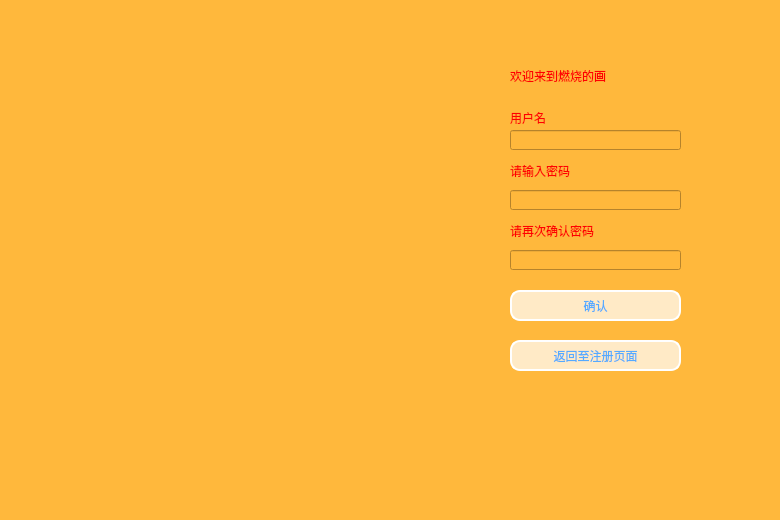
<?xml version="1.0" encoding="UTF-8"?>
<ui version="4.0">
 <class>Register</class>
 <widget class="QWidget" name="Register">
  <property name="geometry">
   <rect>
    <x>0</x>
    <y>0</y>
    <width>780</width>
    <height>520</height>
   </rect>
  </property>
  <property name="windowTitle">
   <string>Form</string>
  </property>
  <property name="styleSheet">
   <string notr="true">background-color: rgb(255, 184, 60);</string>
  </property>
  <widget class="QLabel" name="label_image">
   <property name="geometry">
    <rect>
     <x>29</x>
     <y>0</y>
     <width>401</width>
     <height>520</height>
    </rect>
   </property>
   <property name="text">
    <string/>
   </property>
  </widget>
  <widget class="QLabel" name="playerPassword">
   <property name="geometry">
    <rect>
     <x>510</x>
     <y>160</y>
     <width>111</width>
     <height>21</height>
    </rect>
   </property>
   <property name="styleSheet">
    <string notr="true">
font: 9pt &quot;Microsoft YaHei UI&quot;;
color: red</string>
   </property>
   <property name="text">
    <string>请输入密码</string>
   </property>
  </widget>
  <widget class="QLabel" name="playerName">
   <property name="geometry">
    <rect>
     <x>510</x>
     <y>110</y>
     <width>81</width>
     <height>16</height>
    </rect>
   </property>
   <property name="styleSheet">
    <string notr="true">
font: 9pt &quot;Microsoft YaHei UI&quot;;
color: red
</string>
   </property>
   <property name="text">
    <string>用户名</string>
   </property>
  </widget>
  <widget class="QLabel" name="ensurePlayerPassword">
   <property name="geometry">
    <rect>
     <x>510</x>
     <y>220</y>
     <width>141</width>
     <height>21</height>
    </rect>
   </property>
   <property name="styleSheet">
    <string notr="true">
font: 9pt &quot;Microsoft YaHei UI&quot;;
color: red</string>
   </property>
   <property name="text">
    <string>请再次确认密码</string>
   </property>
  </widget>
  <widget class="QLabel" name="title2">
   <property name="geometry">
    <rect>
     <x>510</x>
     <y>60</y>
     <width>161</width>
     <height>31</height>
    </rect>
   </property>
   <property name="styleSheet">
    <string notr="true">font: 13pt &quot;Microsoft YaHei UI&quot;;
color: red
</string>
   </property>
   <property name="text">
    <string>欢迎来到燃烧的画</string>
   </property>
  </widget>
  <widget class="QLineEdit" name="ensurePassword">
   <property name="geometry">
    <rect>
     <x>510</x>
     <y>250</y>
     <width>171</width>
     <height>20</height>
    </rect>
   </property>
  </widget>
  <widget class="QLineEdit" name="name">
   <property name="geometry">
    <rect>
     <x>510</x>
     <y>130</y>
     <width>171</width>
     <height>20</height>
    </rect>
   </property>
  </widget>
  <widget class="QLineEdit" name="password">
   <property name="geometry">
    <rect>
     <x>510</x>
     <y>190</y>
     <width>171</width>
     <height>20</height>
    </rect>
   </property>
  </widget>
  <widget class="QPushButton" name="sure">
   <property name="geometry">
    <rect>
     <x>510</x>
     <y>290</y>
     <width>171</width>
     <height>31</height>
    </rect>
   </property>
   <property name="styleSheet">
    <string notr="true">
font: 9pt &quot;Microsoft YaHei UI&quot;;
color: rgb(85, 170, 255);
background: rgba(255, 255, 255, 180); /* 半透明白色背景 */
            border: 2px solid white; /* 白色实线边框 */
            border-radius: 10px; /* 圆角边框 */
            padding: 2px 4px;</string>
   </property>
   <property name="text">
    <string>确认</string>
   </property>
  </widget>
  <widget class="QPushButton" name="backToLogin">
   <property name="geometry">
    <rect>
     <x>510</x>
     <y>340</y>
     <width>171</width>
     <height>31</height>
    </rect>
   </property>
   <property name="styleSheet">
    <string notr="true">
font: 9pt &quot;Microsoft YaHei UI&quot;;
color: rgb(85, 170, 255);
background: rgba(255, 255, 255, 180); /* 半透明白色背景 */
            border: 2px solid white; /* 白色实线边框 */
            border-radius: 10px; /* 圆角边框 */
            padding: 2px 4px;</string>
   </property>
   <property name="text">
    <string>返回至注册页面</string>
   </property>
  </widget>
 </widget>
 <resources/>
 <connections/>
</ui>
